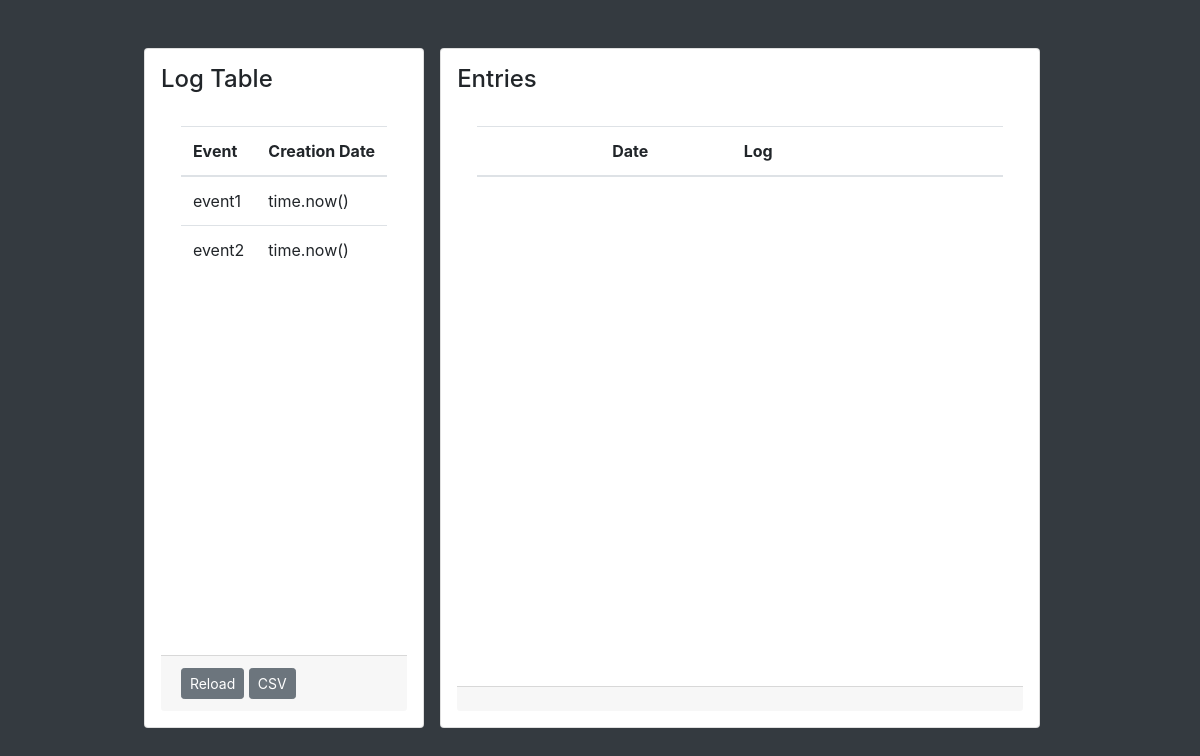
/, run on an earlier commit of the app's database.
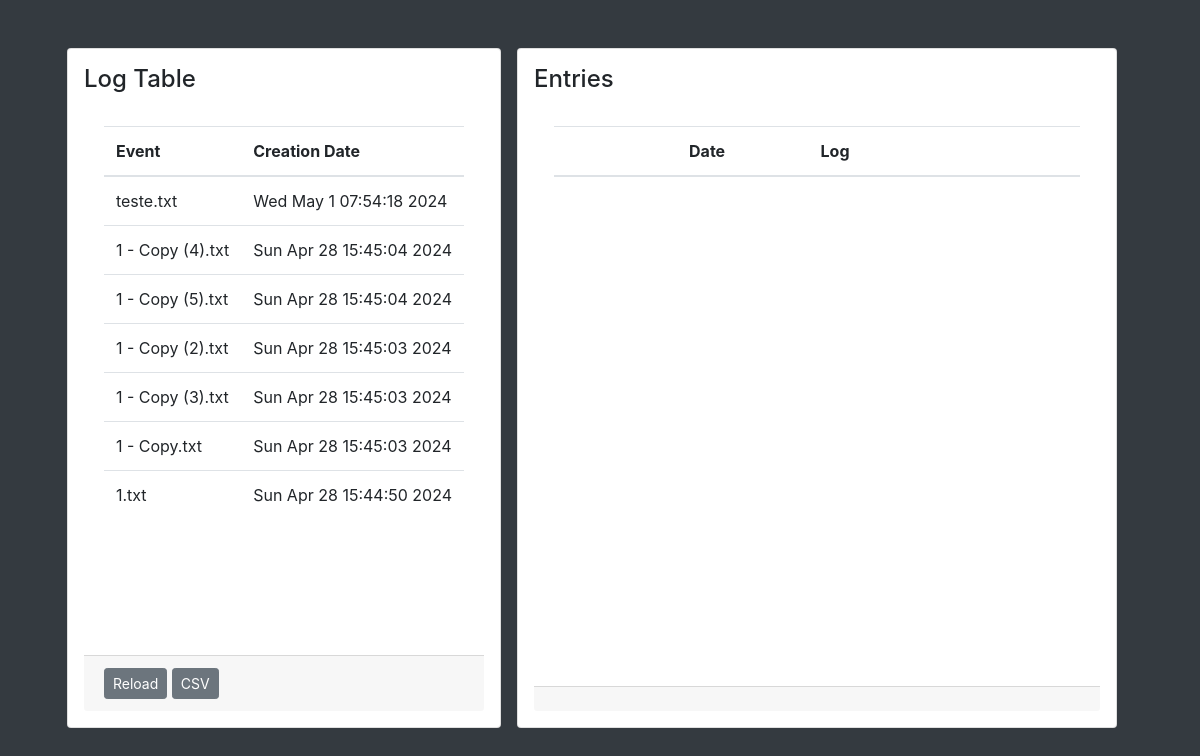
And on a later commit of the database.
### EventLogger/models.py (models this page shows, shortened)
class Event(models.Model):
    name = models.CharField(max_length=200, unique=True)
    createDate = models.CharField(max_length=50)
    class Meta:
        ordering = ['-createDate']

### EventLogger/views.py (the view)
# urls.py: 2. Add a URL to urlpatterns:  path('', views.home, name='home')
def home(request):
    events = Event.objects.all()
    context = {"Events":events}
    return render(request, "index.html", context)

### templates/index.html (shortened to what this page needs)
<!doctype html>
<html lang="en">
    <head>
        <link rel="stylesheet" href="https://cdn.jsdelivr.net/npm/bootstrap@4.0.0/dist/css/bootstrap.min.css">
    </head>
    <body class="bg-dark">
        <div class="d-flex flex-row justify-content-center">
            <div class="card p-3 mt-5 mr-3 ">
                <h4 class="card-title">
                    Log Table
                </h4>
                <div class="card-body" >
                    <table id="main-table" class="table table-hover">
                        <thead>
                            <tr>
                                <th>Event</th>
                                <th>Creation Date</th>
                            </tr>
                        </thead>
                        <tbody>
                            {% for evnt in Events %}
                            <tr id={{evnt.id}} name={{evnt.id}} class="" style="cursor:Pointer" onClick=handleEventClick(this) >
                                <td>
                                    {{evnt.name}}
                                </td>
                                <td>
                                    {{evnt.createDate}}
                                </td>
                            </tr>
                            {% endfor %}
                        </tbody>
                    </table>
                </div>
                <div class="card-footer">
                    <div class="btn btn-sm btn-secondary" onclick=loadEvents(this) style: "cursor:pointer">
                        Reload
                    </div>
                    <a class="btn btn-sm btn-secondary" href="{% url 'exportCSV' model_name='Event'%}" style: "cursor:pointer">
                        CSV
                    </a>
                </div>
            </div>
            <div class="card p-3 w-50 mt-5 mr-3" style="">
                <h4 class="card-title">
                    Entries
                </h4>
                <div class="card-body" style="">
                    <table id="main-table" class="table table-hover">
                        <thead>
                            <tr>
                                <th class="w-5"></th>
                                <th class="w-25">Date</th>
                                <th>Log</th>
                            </tr>
                        </thead>
                </table>
            </div>
            <div class="card-footer">
            </div>
        </div>
    </div>
  </body>
</html>

What changed in the data, as far as the page shows it:
removed Event: name "event1", createDate "time.now()"
removed Event: name "event2", createDate "time.now()"
added Event: name "teste.txt", createDate "Wed May 1 07:54:18 2024"
added Event: name "1 - Copy (4).txt", createDate "Sun Apr 28 15:45:04 2024"
added Event: name "1 - Copy (5).txt", createDate "Sun Apr 28 15:45:04 2024"
added Event: name "1 - Copy (2).txt", createDate "Sun Apr 28 15:45:03 2024"
added Event: name "1 - Copy (3).txt", createDate "Sun Apr 28 15:45:03 2024"
added Event: name "1 - Copy.txt", createDate "Sun Apr 28 15:45:03 2024"
added Event: name "1.txt", createDate "Sun Apr 28 15:44:50 2024"
